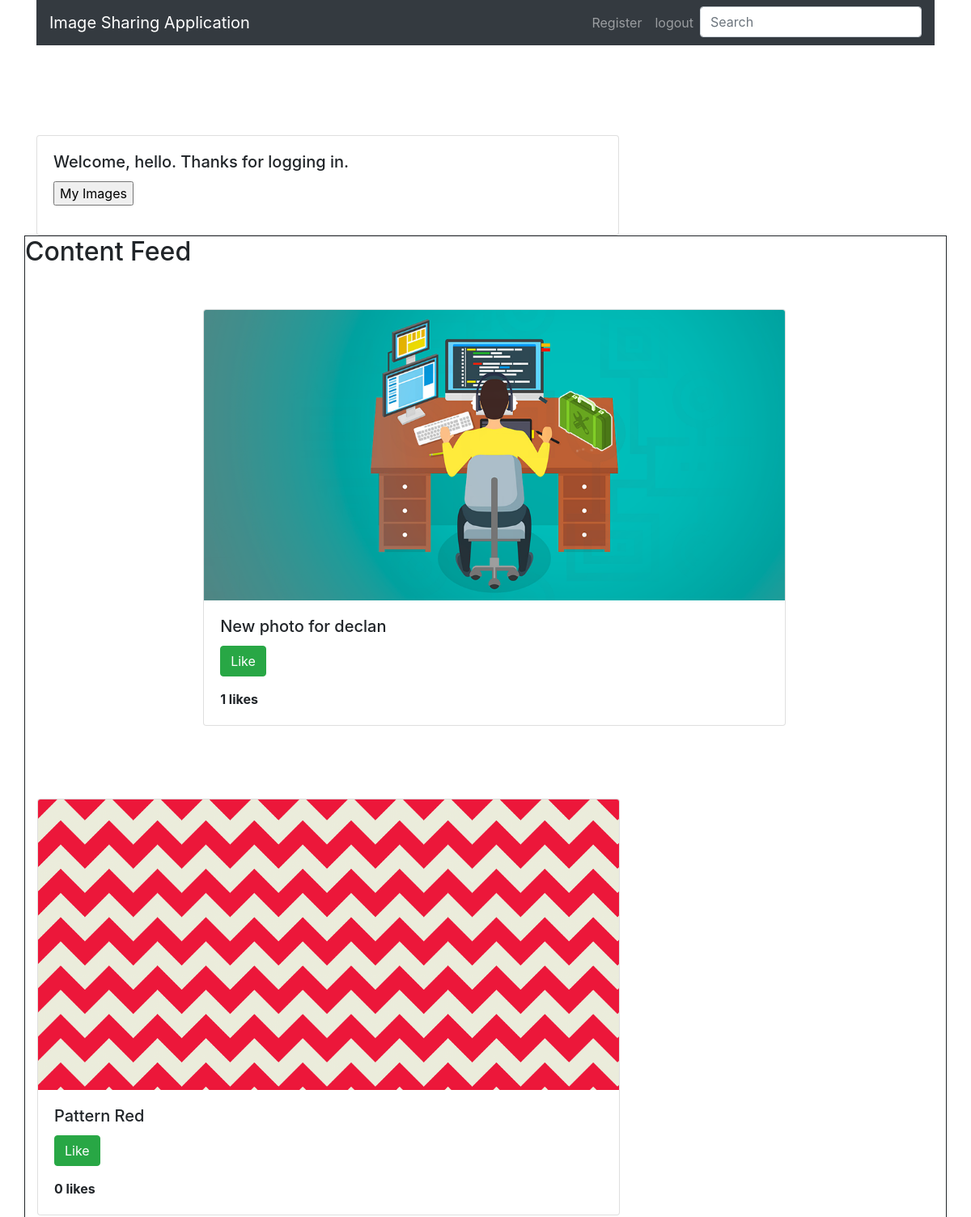
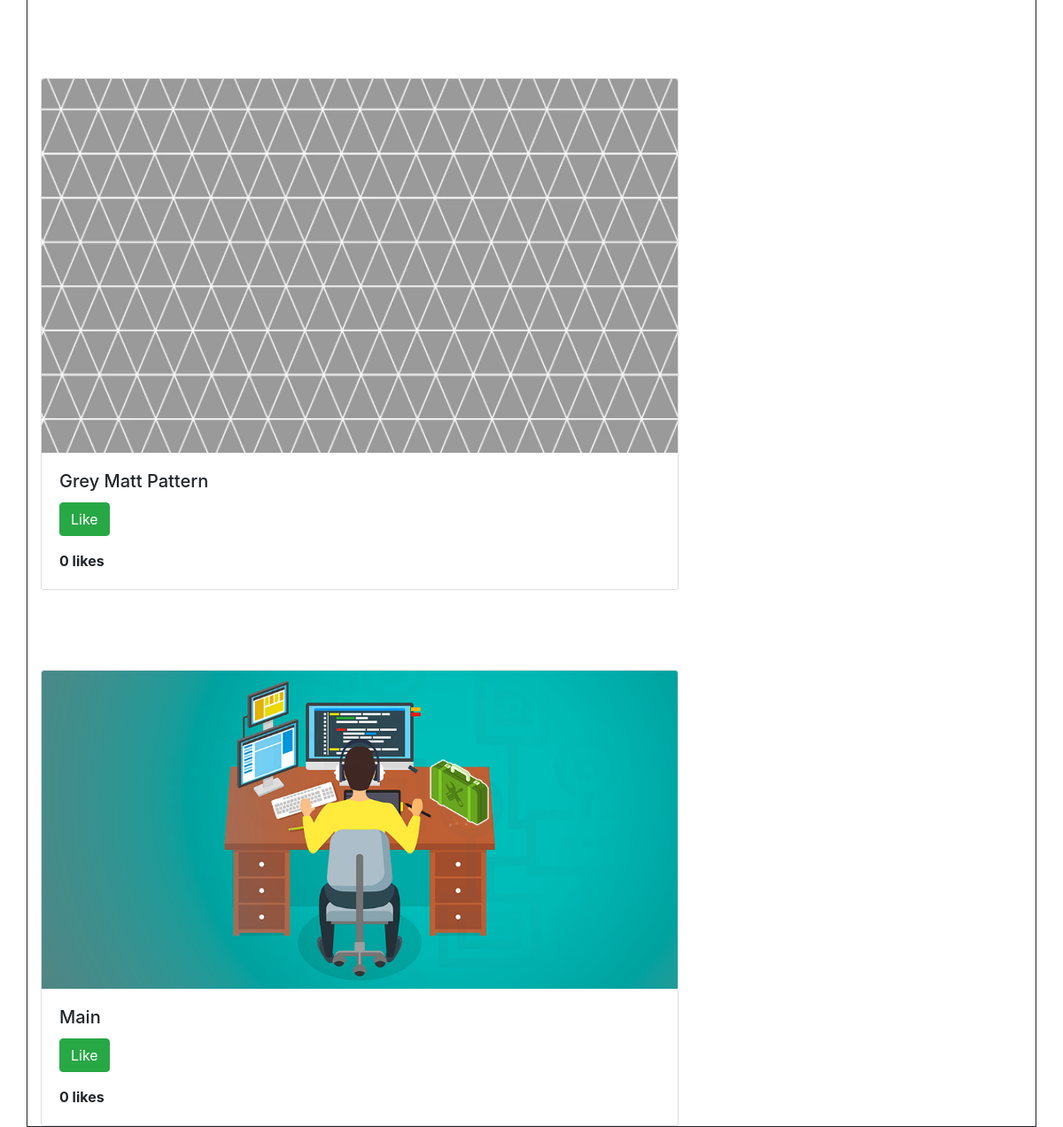
Screenshot of /posts/ (signed in) with the database file from the repository (2 pictures, top to bottom).
### imageapi/models.py (models this page shows, shortened)
class Media(models.Model):
    caption = models.CharField(max_length=100)
    liked = models.ManyToManyField(User,default=None, blank=True)
    image = models.ImageField(upload_to='static/images', default='https://www.fillmurray.com/640/360')
    dateuploaded= models.DateTimeField(auto_now=True)
    author = models.ForeignKey(User, on_delete=models.CASCADE, related_name='author')

### imageapi/views.py (the view)
# urls.py: path('', MediaViewSet, name='post-list'),
def MediaViewSet(request):
    queryset = Media.objects.all().annotate(num_like=Count('liked')).order_by('-num_like')
    user = request.user
    context= {
    'queryset': queryset,
    'user': user,
    }
    return render(request, 'posts/main.html', context)

### imageapi/templates/posts/main.html (shortened to what this page needs)
{% extends 'core.html' %}
{% block body %}
<div class="container">
    <div class="card" style="width: 45rem; margin-top:10%;">
        <div class="card-body">
            {% if user.is_authenticated %}
                <h5 class="card-title">Welcome, {{ user.username }}. Thanks for logging in.</h5>
            {% else %}
                <h5 class="card-title">Welcome, new user. Please log in.</h5>
            {% endif %}
            <form action="gallery">
                <input type="submit" value="My Images" />
            </form>
        </div>
    </div>
        <div class="card-deck" style="border: 1px solid;">
            <h2>Content Feed</h2>
            {% for obj in queryset%}
            <div class="row">
                <div class="col-sm-6">
                    <div class="card" style="width: 45rem; margin-top:25%;">
                        {% load static %}<img class="card-img-top" src="{{obj.image.url }}">
                        <div class="card-body">
                        <h5 class="card-title">{{obj.caption}}</h5>
                        <form action="{% url 'posts:like-post'%}" method ='POST' class="ui form">
                            {% if user not in obj.liked.all %}
                                <button class="btn btn-success" type='submit'>Like</button>
                            {% else %}
                                <button class="btn btn-danger" type='submit'>Unike</button>
                            {% endif %}
                        </form>
                        <strong>{{obj.liked.all.count}} likes</strong>
                        </div>
                    </div>
                </div>
            </div>
            {% endfor%}
        </div>
</div>
{% endblock %}

### rows the page displays
Media: image (picture), caption "New photo for declan", shows "Like", liked.all.count "1"
Media: image (picture), caption "Pattern Red", shows "Like", liked.all.count "0"
Media: image (picture), caption "Grey Matt Pattern", shows "Like", liked.all.count "0"
Media: image (picture), caption "Main", shows "Like", liked.all.count "0"

### other values shown
{{ user.username }} "hello"
